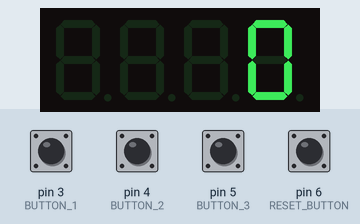
A sketch run on a simulated Arduino Uno, built with avr-gcc and run on an emulated ATmega328P. Shown: 4-digit seven-segment display. The test bench sets the inputs (shaded band); at power-on: pin 3 (BUTTON_1), pin 4 (BUTTON_2), pin 5 (BUTTON_3), pin 6 (RESET_BUTTON) HIGH.

Above: at 1.2 s.
1.3 s: pin 3 (BUTTON_1) pulled LOW for 1 s
At 3.0 s:
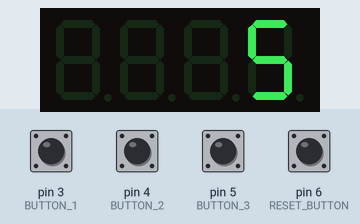
3.8 s: pin 4 (BUTTON_2) pulled LOW for 0.15 s
At 4.5 s:
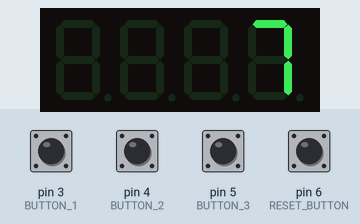
5.5 s: pin 5 (BUTTON_3) pulled LOW for 0.15 s
At 6.0 s:
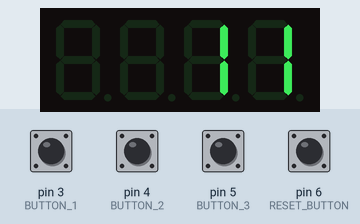
7.2 s: pin 3 (BUTTON_1) pulled LOW for 0.15 s
At 7.9 s:
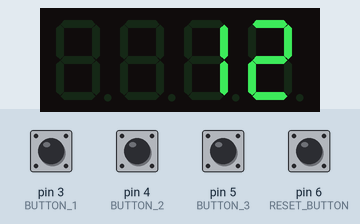
8.9 s: pin 4 (BUTTON_2) pulled LOW for 1 s
At 11.1 s:
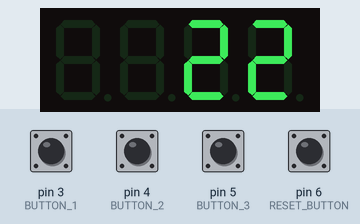
11.4 s: pin 5 (BUTTON_3) pulled LOW for 1 s
At 13.3 s:
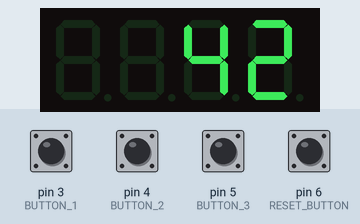
Timing chart, 0 to 14.8 s (numbered marks = the images above; inputs shaded):
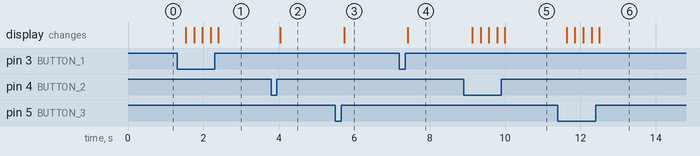

Measured:
- after the input at 1.3 s, the display: first changes after 0.23 s (image 1 shows a later state)
- after the input at 3.8 s, the display: changes after 0.23 s (image 2)
- after the input at 5.5 s, the display: changes after 0.24 s (image 3)
- after the input at 7.2 s, the display: changes after 0.22 s (image 4)
- after the input at 8.9 s, the display: first changes after 0.23 s (image 5 shows a later state)
- after the input at 11.4 s, the display: first changes after 0.23 s (image 6 shows a later state)

The sketch:

Boxe.ino
```cpp
#include <TM1637Display.h>

// Définitions des broches
#define CLK 1
#define DIO 2
#define BUTTON_1 3
#define BUTTON_2 4
#define BUTTON_3 5
#define RESET_BUTTON 6

// Initialisation de l'afficheur TM1637
TM1637Display display(CLK, DIO);

// Variables globales
int score = 0;

// Configuration initiale
void setup() {
  // Configuration des broches boutons avec résistances pull-up internes
  pinMode(BUTTON_1, INPUT_PULLUP);
  pinMode(BUTTON_2, INPUT_PULLUP);
  pinMode(BUTTON_3, INPUT_PULLUP);
  pinMode(RESET_BUTTON, INPUT_PULLUP);

  // Initialisation de l'afficheur
  display.setBrightness(0x0F); // Luminosité maximale
  display.showNumberDec(0);    // Affiche 0 au démarrage
}

// Boucle principale
void loop() {
  // Vérifier les boutons (inverser la logique car pull-up est utilisé)
  if (digitalRead(BUTTON_1) == LOW) { // Bouton appuyé = LOW
    score += 1;
    delay(200); // Anti-rebond
  }
  if (digitalRead(BUTTON_2) == LOW) { // Bouton appuyé = LOW
    score += 2;
    delay(200); // Anti-rebond
  }
  if (digitalRead(BUTTON_3) == LOW) { // Bouton appuyé = LOW
    score += 4;
    delay(200); // Anti-rebond
  }
  if (digitalRead(RESET_BUTTON) == LOW) { // Bouton appuyé = LOW
    score = 0;
    delay(200); // Anti-rebond
  }

  // Mettre à jour l'affichage
  display.showNumberDec(score);
}
```
